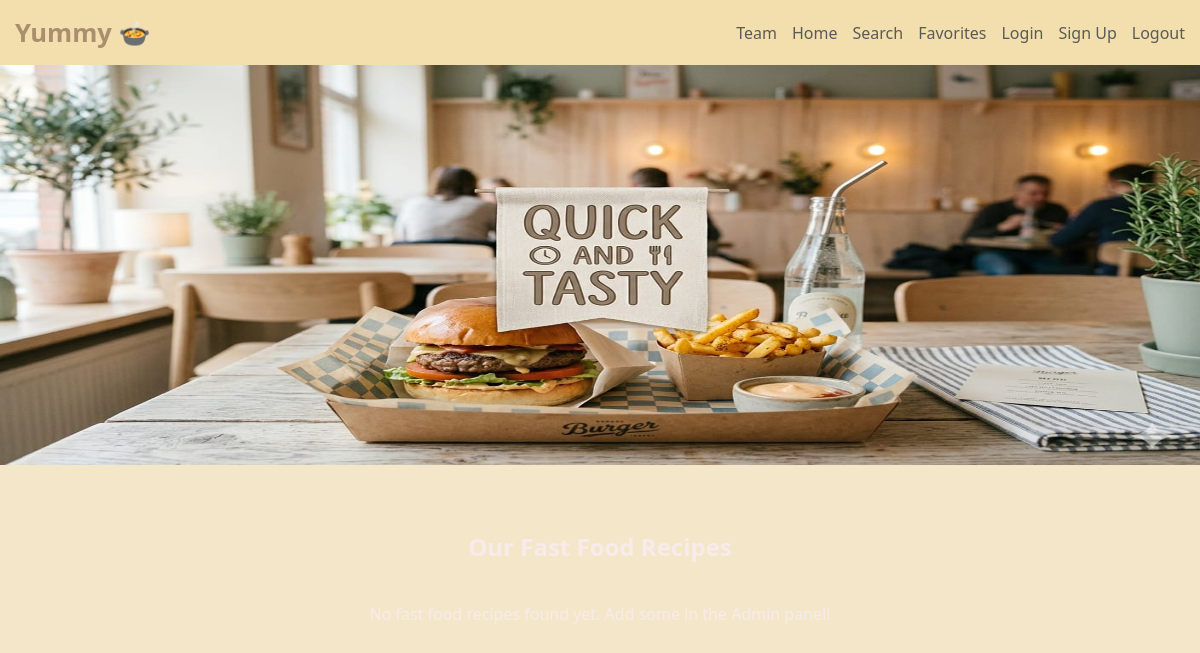
Page /fastfood/ on the earlier database version.
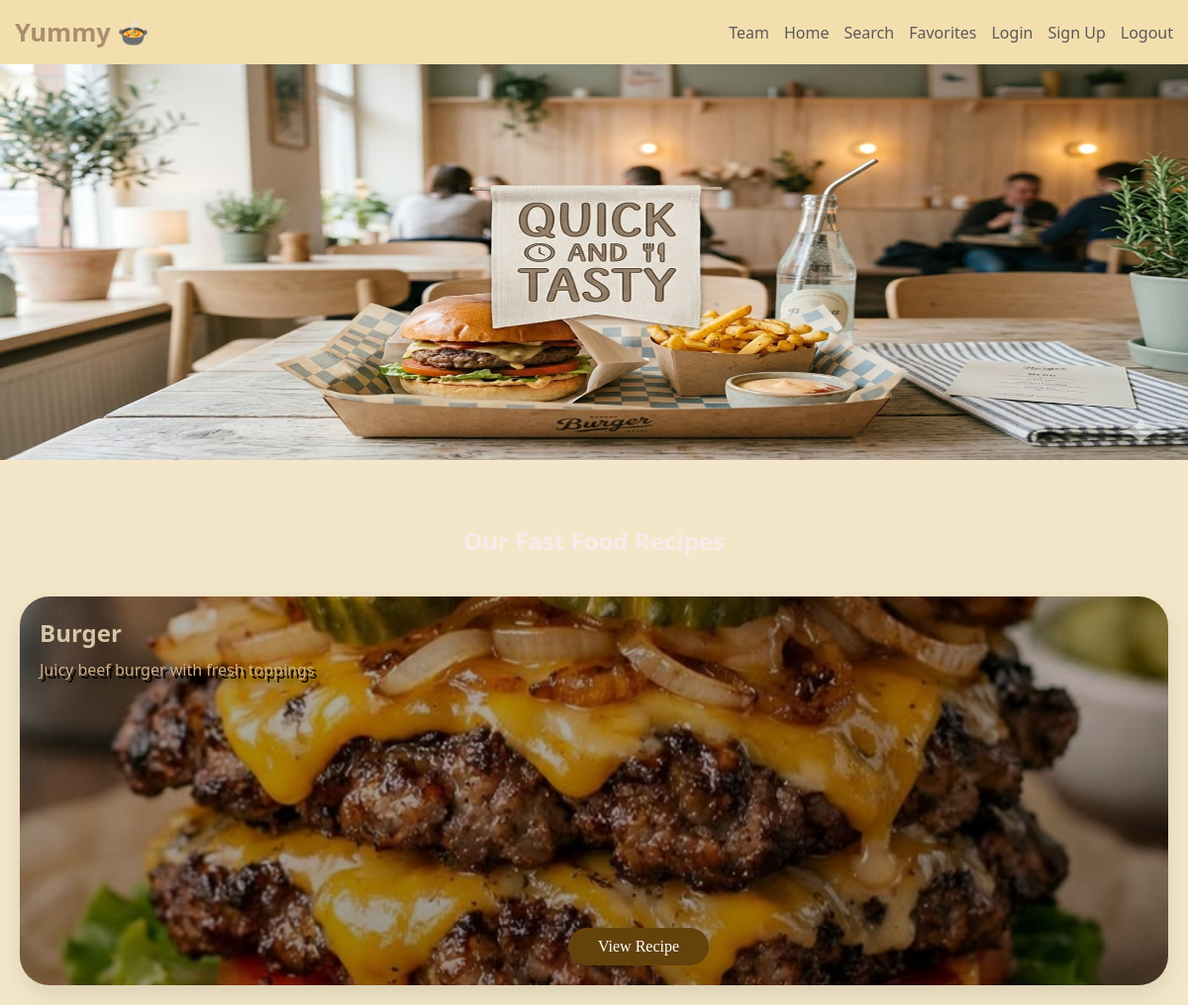
Same page on the later database version.
### recipes/models.py (models this page shows, shortened)
class Recipe(models.Model):
    DIET_CHOICES = [
        ('all', 'General / Non-Specific'),
        ('keto', 'Keto Friendly'),
        ('vegan', 'Vegan / Vegetarian'),
        ('protein', 'High Protein'),
        ('gluten-free', 'Gluten-Free'),
    ]
    title = models.CharField(max_length=200, verbose_name="Recipe Title")
    slug = models.SlugField(unique=True, blank=True, null=True)
    description = models.TextField(help_text="Briefly describe the dish")
    ingredients = models.TextField(help_text="Separate ingredients with a comma or new line")
    instructions = models.TextField()
    image = models.ImageField(upload_to='recipes/%Y/%m/%d/', default='default_recipe.jpg')
    category = models.ForeignKey(Category, on_delete=models.SET_NULL, null=True, related_name='recipes')
    author = models.ForeignKey(User, on_delete=models.CASCADE, related_name='my_recipes')
    diet_type = models.CharField(max_length=20, choices=DIET_CHOICES, default='all',null=True,blank=True)
    prep_time = models.PositiveIntegerField(default=30, help_text="Preparation time in minutes",null=True,blank=True)
    calories = models.PositiveIntegerField(default=500, help_text="Calories per serving",null=True,blank=True)
    created_at = models.DateTimeField(auto_now_add=True)
    updated_at = models.DateTimeField(auto_now=True)
    class Meta:
        ordering = ['-created_at']
        verbose_name = "Recipe"
        verbose_name_plural = "Recipes"

### recipes/views.py (the view, shortened to what this page needs)
# urls.py: path("fastfood/", views.category_detail, {'category_name': 'Fast Food'}, name="fastfood"),
def category_detail(request, category_name):
    category_slug = category_name.lower().replace("-", " ").strip()
    favorite_recipe_ids = []
    if request.user.is_authenticated:
        favorite_recipe_ids = Favorite.objects.filter(user=request.user).values_list('recipe_id', flat=True)
    category_obj = get_object_or_404(Category, name__iexact=category_slug)
    recipes = Recipe.objects.filter(category=category_obj)
    category_slug = category_slug.lower()
    clean_name = category_slug.replace(" ", "_").replace("-", "_")
    simple_name = category_slug.replace(" ", "").replace("-", "")
    hub_templates = {
        'bakery': 'recipes/bakery/bakery.html',
        'main dish': 'recipes/main_dish/maindish.html',
        'healthy': 'recipes/healthy/Healthy Food.html',
        'drinks': 'recipes/drinks/drinks.html',
        'dessert': 'recipes/desserts/dessert.html',
        'appetizers': 'recipes/appetizers/appetizers.html',
    }
    template_name = hub_templates.get(category_slug)
    if not template_name:
        possible_templates = [
            f"recipes/{clean_name}/{clean_name}.html",
            f"recipes/{clean_name}/{simple_name}.html",
            f"recipes/main_dish/{clean_name}.html",
            f"recipes/main_dish/{simple_name}.html",
            f"recipes/bakery/{clean_name}.html",
            f"recipes/bakery/{simple_name}.html",
            f"recipes/{clean_name}s/{clean_name}.html",
            f"recipes/drinks/{clean_name}.html",
            f"recipes/desserts/{clean_name}.html",
            f"recipes/bakery/macrons.html" if clean_name == "macarons" else None,
        ]
        possible_templates = [t for t in possible_templates if t]
        template_name = None
        for t in possible_templates:
            try:
                get_template(t)
                template_name = t
                break
            except TemplateDoesNotExist:
                continue
        if not template_name:
            template_name = "recipes/recipes.html"
    return render(request, template_name, {
        "recipes": recipes,
        "category": category_obj.name,
        "category_obj": category_obj,
        "favorite_recipe_ids": favorite_recipe_ids
    })

### recipes/templates/recipes/main_dish/fastfood.html (shortened to what this page needs)
{% load static %}
<!DOCTYPE html>
<html lang="en">
<head>
    <link rel="stylesheet" href="{% static 'css/maindish.css' %}">
</head>
<body>
    <div id="navbar">
        <nav class="main-nav">
            <div class="logo">Yummy 🍲</div>
            <ul class="nav-links">
                <li><a href="{% url 'cover' %}">Team</a></li>
                <li><a href="{% url 'home' %}">Home</a></li>
                <li><a href="{% url 'search' %}">Search</a></li>
                <li><a href="{% url 'favorites' %}">Favorites</a></li>
                <li><a href="{% url 'login' %}">Login</a></li>
                <li><a href="{% url 'signup' %}">Sign Up</a></li>
                <li><a href="{% url 'logout' %}">Logout</a></li>
            </ul>
        </nav>
    </div>
    <div class="banner">
        <img src="{% static 'maindish/fastfood-banner.jfif' %}" style="width:100%; height:400px; margin-bottom:30px;">
    </div>
    <h2 class="h2">Our Fast Food Recipes</h2>
    <div class="recipes-container">
        {% for recipe in recipes %}
        <div class="recipe-card" id="recipe-{{ recipe.pk }}"
            style="background-image: linear-gradient(rgba(0,0,0,0.3), rgba(0,0,0,0.4)), url('{{ recipe.image.url }}'); background-size: cover; background-position: center;"
            onclick="openCard(event, 'recipe-{{ recipe.pk }}-card')">
            <h2>{{ recipe.title }}</h2>
            <p>{{ recipe.description|truncatewords:15 }}</p>
            <a href="javascript:void(0)" class="btn-main" onclick="openCard(event, 'recipe-{{ recipe.pk }}-card')">View
                Recipe</a>
        </div>
        {% empty %}
        <p style="text-align: center; grid-column: 1/-1;">No fast food recipes found yet. Add some in the Admin panel!
        </p>
        {% endfor %}
    </div>
</body>
</html>

Differences in the rows shown:
added Recipe: image (picture), title "Burger", description "Juicy beef burger with fresh toppings"
